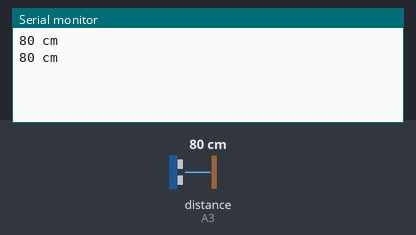
Simulated run of this sketch. Board: Arduino Uno, built with avr-gcc and run on an emulated ATmega328P. On the bench: the last lines printed to the serial monitor. Wiring (inferred from the names in the program): ultrasonic range finder: trigger A2; echo A3. The inputs (shaded band) are chosen by the test bench; at power-on: distance to the obstacle (sensor on A3) 80 cm. The echo pulse lasts 58.3 µs per cm.

Above: at 1.8 s.
1.9 s: distance to the obstacle (sensor on A3) set to 2 cm
At 2.8 s:
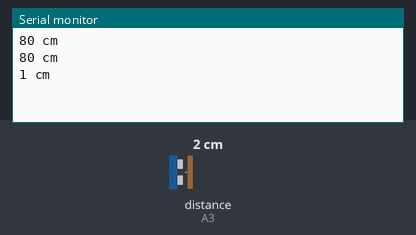
3.4 s: distance to the obstacle (sensor on A3) set to 4 cm
At 4.7 s:
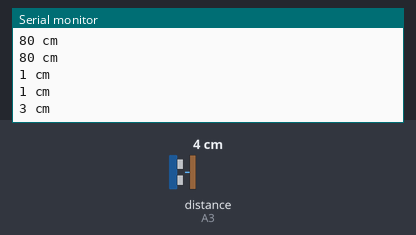
Timing chart, 0 to 6.4 s (numbered marks = the images above; inputs shaded):
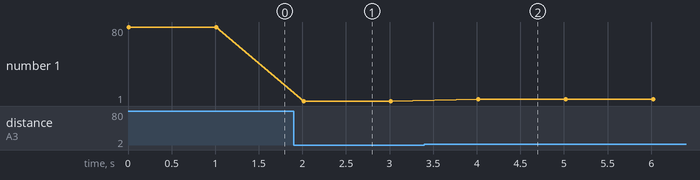

The sketch:

ultrasonic_distance.ino
```cpp
int trig = A2;
int echo = A3;
void setup() {
  // put your setup code here, to run once:
  Serial.begin(9600);
  pinMode(trig, OUTPUT);
  pinMode(echo, INPUT);

}

void loop() {
  // put your main code here, to run repeatedly:
  long distance, duration;
  digitalWrite(trig, LOW);
  delay(1);
  digitalWrite(trig, HIGH);
  delayMicroseconds(10);
  digitalWrite(trig, LOW);
  duration = pulseIn(echo, HIGH);
  distance = duration / 58;
  Serial.print(distance);
  Serial.println(" cm");
  delay(1000);

}
```

Measured:
- after the input at 1.9 s, the serial monitor: prints a new line after 0.11 s (image 1)
- after the input at 3.4 s, the serial monitor: prints a new line after 0.62 s (image 2)
- plotted number 1: 80 → 1 after the input at 1.9 s, 1 → 3 after the input at 3.4 s
